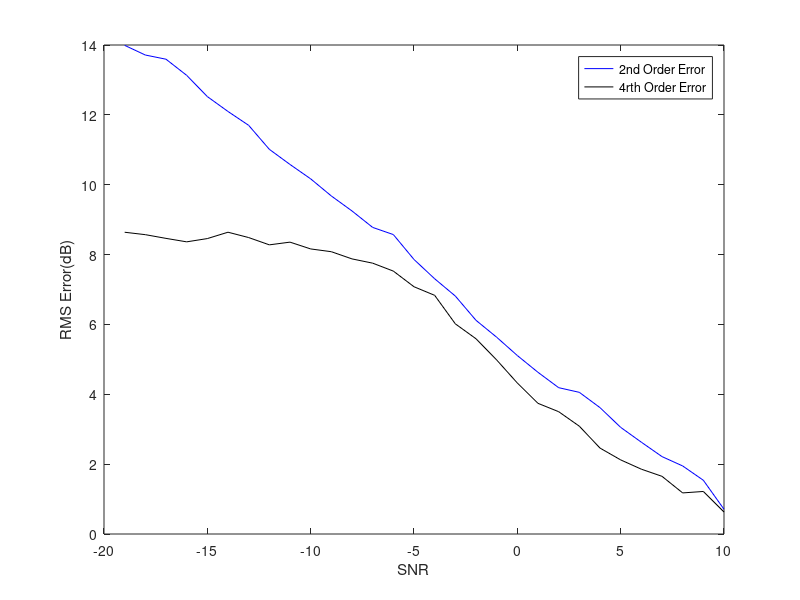
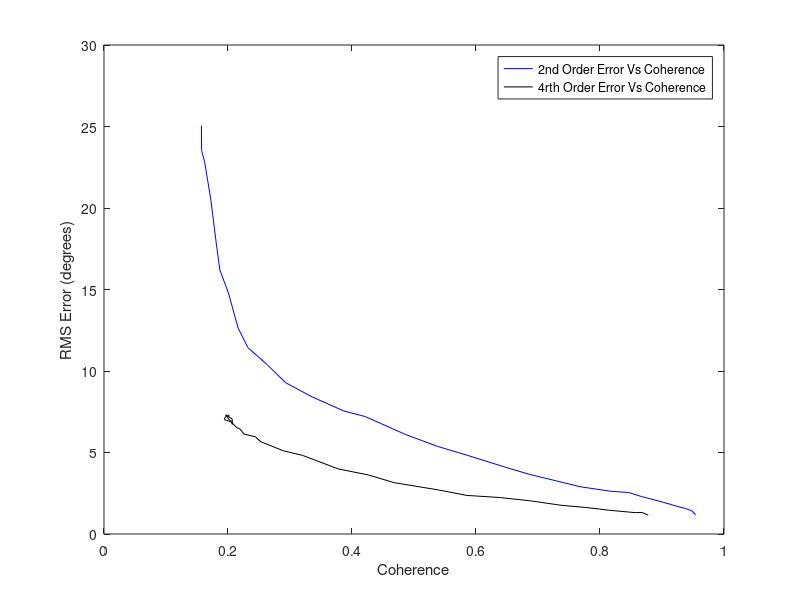

These charts were generated, in order, by the following MATLAB code:
%% Error Calculations Second and Fourth
clc;clear;
%% Initializations
alpha = 1;
beta = 1;

Pol_ground = [1;-1;0]/sqrt(2);
Pol_vegitation = [1;1;1]/sqrt(3);

G_O = 20;
ground_offset = G_O*pi/180; % ground interferomitry offset
V_O = 25;
vegitation_offset = V_O*pi/180;    % veg interferomitry offset


Averaged_samples = 1000;
Window = 81;    %size of window
SNR_samples = 30;

ground_phase_est_second = zeros(1,SNR_samples);
ground_mag_est_second = zeros(1,SNR_samples);

ground_phase_est_fourth = zeros(1,SNR_samples);
ground_mag_est_fourth = zeros(1,SNR_samples);

SNR = zeros(1,SNR_samples);
%% Generic Loop Calculations

for SNR_sample = fliplr(1:SNR_samples);
    
    SNR(SNR_sample)=SNR_sample-20;
    Noise = (10^(-SNR(SNR_sample)/20))/sqrt(3);
    
    for sample = 1:Averaged_samples
        %% Random Statistics Used for Both second and forth order Algorithms
        
        g =  Pol_ground*(sqrt(-2*log(1-rand(1,Window))).*exp(1i*2*pi*rand(1,Window)));
        v =  Pol_vegitation*(sqrt(-2*log(1-rand(1,Window))).*exp(1i*2*pi*rand(1,Window)));
        
        s1 = alpha*g + beta*v;
        s2 = alpha*exp(1i*ground_offset)*g + beta*exp(1i*vegitation_offset)*v;
        
        s1_Noise = s1 + Noise*sqrt(-2*log(1-rand(3,Window))).*exp(1i*2*pi*rand(3,Window));
        s2_Noise = s2 + Noise*sqrt(-2*log(1-rand(3,Window))).*exp(1i*2*pi*rand(3,Window));
        %% Second order Statistics
        S1_2 = [s1_Noise(1,:)
            s1_Noise(2,:)
            s1_Noise(3,:)];
        
        S2_2 = [s2_Noise(1,:)
            s2_Noise(2,:)
            s2_Noise(3,:)];
        
        R1_2 = S1_2*S1_2'/Window;
        R2_2 = S1_2*S2_2'/Window;
        
        [eigenvect_2,eigenval_2] = eig(pinv(R1_2)*R2_2);
        
        [~,srt_2] = sort(abs(ground_offset - abs(angle(diag(eigenval_2)))),'ascend');
        
        ground_phase_est_second(SNR_sample) = ground_phase_est_second(SNR_sample)...
            + ((ground_offset - abs(angle(eigenval_2(srt_2(1),srt_2(1)))))^2)/Averaged_samples;
        
        ground_mag_est_second(SNR_sample) = ground_mag_est_second(SNR_sample)...
            + (abs(eigenval_2(srt_2(1),srt_2(1))))/Averaged_samples;
        
        %% Fourth Order Statistics
        S1_4 = [s1_Noise(1,:).*s1_Noise(1,:)
            s1_Noise(2,:).*s1_Noise(2,:)
            s1_Noise(3,:).*s1_Noise(3,:)
            s1_Noise(1,:).*s1_Noise(2,:)
            s1_Noise(1,:).*s1_Noise(3,:)
            s1_Noise(2,:).*s1_Noise(3,:)];
        
        S2_4 = [s2_Noise(1,:).*s2_Noise(1,:)
            s2_Noise(2,:).*s2_Noise(2,:)
            s2_Noise(3,:).*s2_Noise(3,:)
            s2_Noise(1,:).*s2_Noise(2,:)
            s2_Noise(1,:).*s2_Noise(3,:)
            s2_Noise(2,:).*s2_Noise(3,:)];
        
        R1_4 = S1_4*S1_4'/Window;
        R2_4 = S1_4*S2_4'/Window;
        
        [eigenvec_4,eigenval_4] = eig(pinv(R1_4)*R2_4);
               
        [~,srt_4]=sort(abs(ground_offset - abs(0.5*angle(diag(eigenval_4)))),'ascend');
        
        ground_phase_est_fourth(SNR_sample) = ground_phase_est_fourth(SNR_sample)...
            + ((ground_offset - abs(0.5*angle(eigenval_4(srt_4(1),srt_4(1)))))^2)/Averaged_samples;
        
        ground_mag_est_fourth(SNR_sample) = ground_mag_est_fourth(SNR_sample)...
            + (abs(eigenval_4(srt_4(1),srt_4(1))))/Averaged_samples;
        
    end
end
ground_phase_est_second_rmnsqrd = sqrt(ground_phase_est_second)*180/pi;
ground_phase_est_fourth_mnsqrd = sqrt(ground_phase_est_fourth)*180/pi;

%% Plotting Results
%load('RMS_Error10Ksamples.mat')
figure(1);title('RMS Error (dB) Vs SNR')
plot(SNR,10*log10(ground_phase_est_second_rmnsqrd),'b');
hold on;
plot(SNR,10*log10(ground_phase_est_fourth_mnsqrd),'black');
hold off;
xlabel('SNR');ylabel('RMS Error(dB)')
legend('2nd Order Error','4rth Order Error','Location','northeast');

figure(2);title('RMS Error vs Coherence')
plot(ground_mag_est_second,ground_phase_est_second_rmnsqrd,'b');
hold on;
plot(ground_mag_est_fourth,ground_phase_est_fourth_mnsqrd,'black');
hold off;
ylabel('RMS Error (degrees)');xlabel('Coherence')
legend('2nd Order Error Vs Coherence','4rth Order Error Vs Coherence','Location','northeast');
